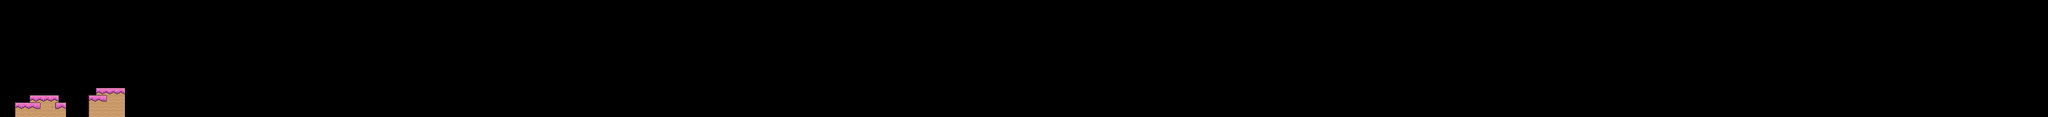

This is a level from a 2D game, rendered from its Tiled map with the project's own tilesets. A one-line summary and the map file follow, with tile-layer data summarised:
An orthogonal 278x16 tile map with 16x16 px tiles, 1 tile layer (Background) and 2 objects (Start, Finish).

<map version="1.10" tiledversion="1.11.2" orientation="orthogonal" renderorder="right-down" width="278" height="16" tilewidth="16" tileheight="16" infinite="0" nextlayerid="4" nextobjectid="108">
 <tileset firstgid="1" source="Pixel Quest.tsx" />
 <layer id="1" name="Background" width="278" height="16">
  <properties>
   <property name="BackgroundType" value="Scene 1" />
  </properties>
  <data>[4448 cells, 37 non-empty, 8 distinct tile ids]</data>
 </layer>
 <objectgroup id="2" name="Spawning">
  <object id="89" name="Start" type="Start" x="64" y="144" width="64" height="64" />
  <object id="107" name="Finish" type="Finish" x="208" y="128" width="64" height="64" />
 </objectgroup>
</map>
